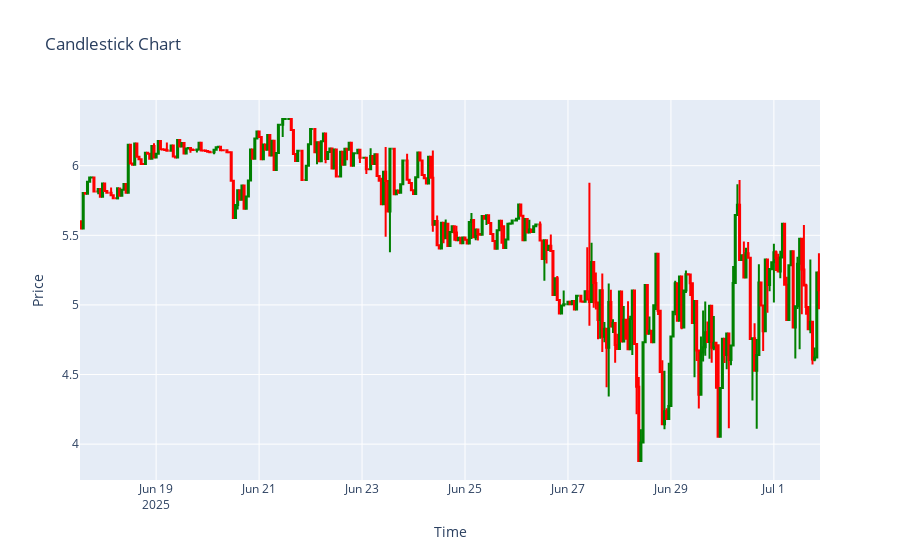

Notebook cell for this chart:
### Code cell
import plotly.graph_objects as go

fig = go.Figure(data=[
    go.Candlestick(
        x=abv.index,
        open=abv["open"],
        high=abv["high"],
        low=abv["low"],
        close=abv["close"],
        increasing_line_color='green',
        decreasing_line_color='red'
    )
])

fig.update_layout(
    title="Candlestick Chart",
    xaxis_title="Time",
    yaxis_title="Price",
    xaxis_rangeslider_visible=False
)

fig.show()

### Figure 1 — Plotly figure (JSON) as saved in the notebook; plotly's stock layout.template omitted (floating-point values rounded to 4 significant figures; data arrays with more than 128 entries replaced by an {"elided": "..."} marker saying what was removed)
{"data": [{"close": {"elided": "346 float values"}, "decreasing": {"line": {"color": "red"}}, "high": {"elided": "346 float values"}, "increasing": {"line": {"color": "green"}}, "low": {"elided": "346 float values"}, "open": {"elided": "346 float values"}, "type": "candlestick", "x": {"elided": "346 str values"}}], "layout": {"title": {"text": "Candlestick Chart"}, "xaxis": {"rangeslider": {"visible": false}, "title": {"text": "Time"}}, "yaxis": {"title": {"text": "Price"}}}}
